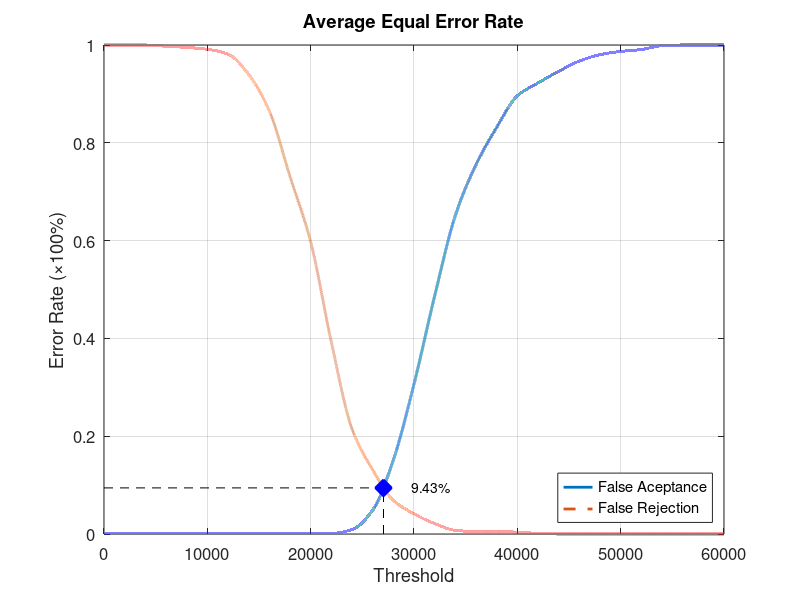
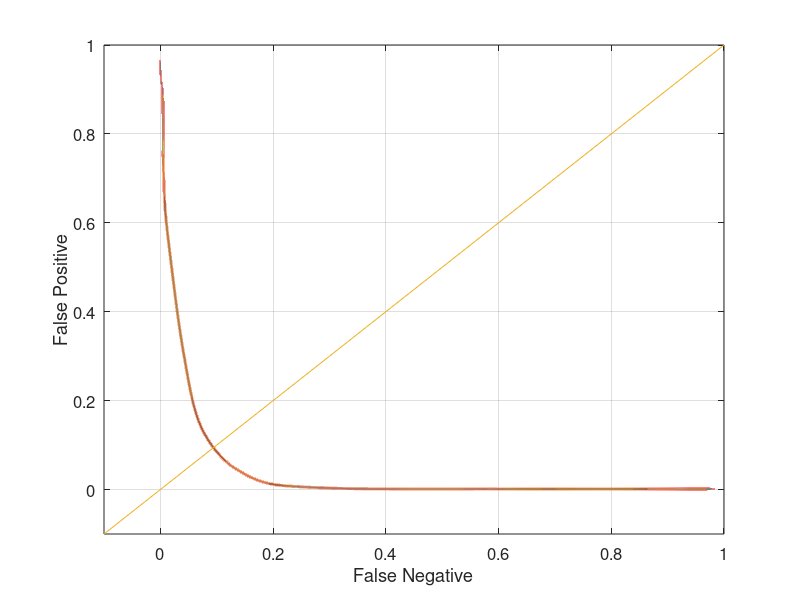

Reproduce these figures in MATLAB, in order.
function yEER = Experiment4Average
close all;
clear;
clc;
x = 0:2000:60000;
xq = 0:0.5:60000;

y0 = [0 0.00131579 0.00131579 0.00131579 0.00131579 0.00131579 0.00131579 0.00131579 0.00131579 0.00131579 0.00131579 0.00131579 0.00921053 0.0486842 0.151316 0.306579 0.486842 0.651316 0.755263 0.831579 0.896053 0.922368 0.946053 0.967105 0.980263 0.986842 0.990789 0.998684 1 1 1];
yy0 = interp1(x, y0, xq, 'pchip');
y1 = [1 1 1 0.9975 0.995 0.99125 0.98125 0.94 0.865 0.73125 0.5975 0.3925 0.215 0.13125 0.06875 0.04125 0.02125 0.0075 0.005 0.005 0.00375 0.00125 0 0 0 0 0 0 0 0 0];
yy1 = interp1(x, y1, xq, 'pchip');

% Calculating EER: 
y2 = abs(y0 - y1);
find(y2 == min(y2))
yy2 = abs(yy0 - yy1);
xEER = find(yy2 == min(yy2));
xEERIndex = xq(xEER) % X-axis EER
yEER = yy0(xEER) % Y-axis EER

main = figure
plot(xq, yy0,'-','LineWidth', 2);	hold on
plot(xq, yy1,'--','LineWidth', 2);	hold on
plot([xEERIndex xEERIndex], [0 yEER], 'k--');	hold on
plot([0 xEERIndex], [yEER yEER], 'k--');	hold on
plot(xEERIndex, yEER, 'bx', 'LineWidth', 10);	hold on
text(xEERIndex + 10 * xEERIndex / 100, yEER, [num2str(round((10000 * yEER)) / 100) '%'])
legend('False Aceptance', 'False Rejection', 'Location', 'SouthEast')
xlabel('Threshold')
ylabel('Error Rate (\times100%)')
title('Average Equal Error Rate')
set(gca, 'FontSize', 12)
axis([0 60000 0 1])
grid on

print(main, 'Experiment4AverageMain', '-dpng');
FNRxFPR = figure('Color', [1 1 1]);
plot(yy1, yy0, '-', yy1, yy0, 'LineWidth', 2);
hold on
y = -0.1:0.1:1
plot(y, y); 
set(gca, 'FontSize', 12)
xlabel('False Negative')
ylabel('False Positive')
axis([-0.1 1 -0.1 1])
set(gca, 'FontSize', 12)
grid on

print(FNRxFPR, 'Experiment4AverageFNRxFPR','-dpng');
end
